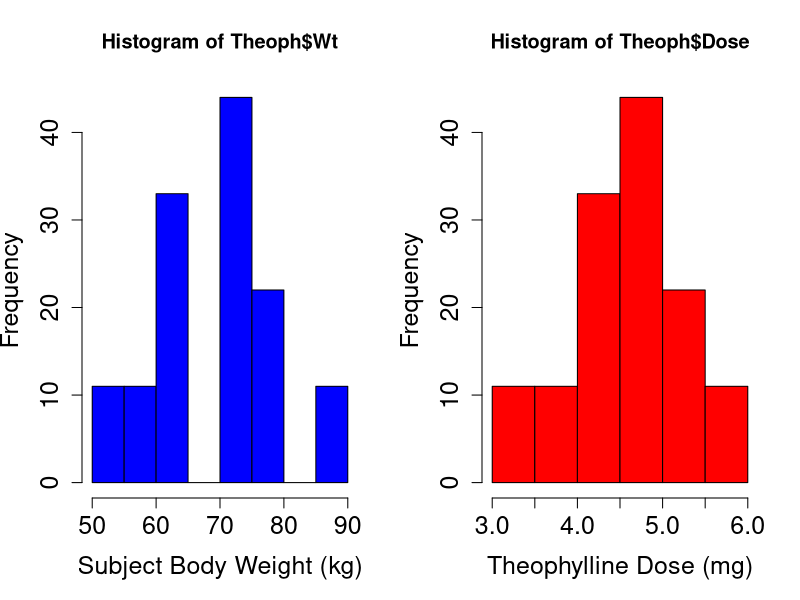
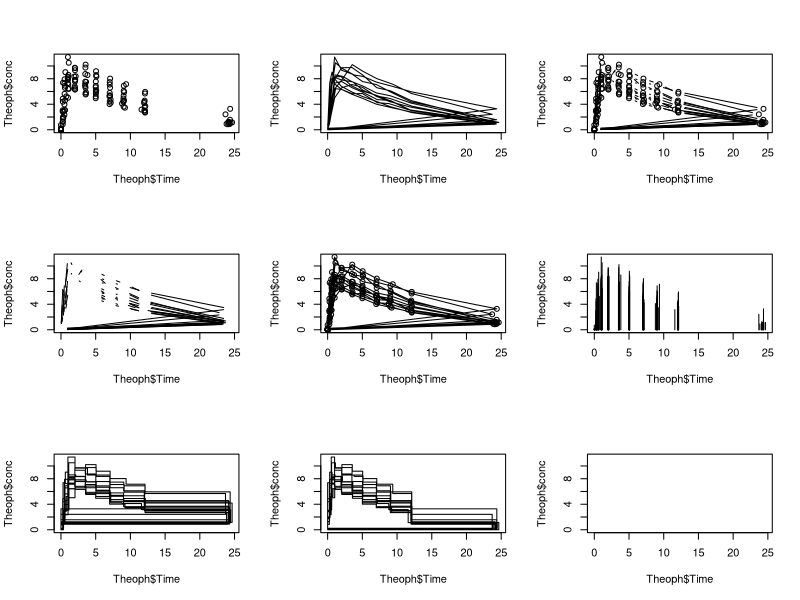
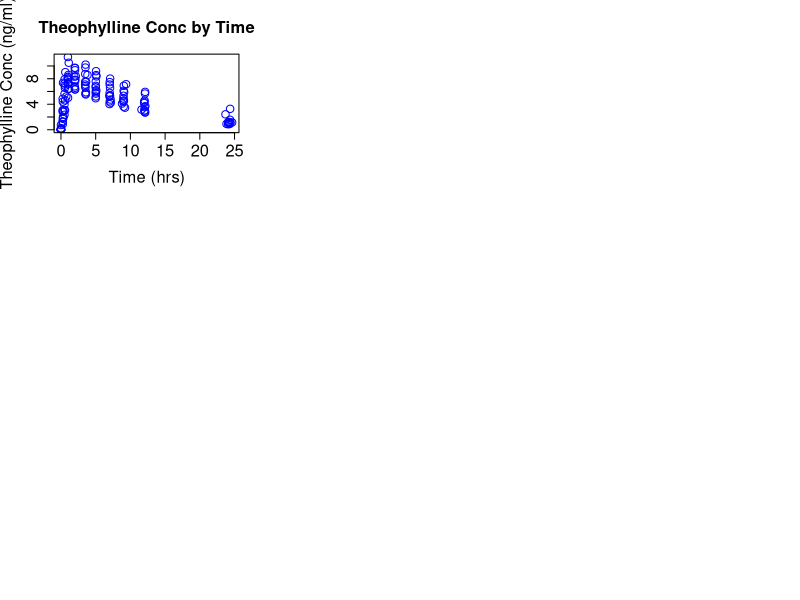

Source code (R) for these figures, in order:


ls(package:datasets)
head(Theoph)
tail(Theoph)
nrow(Theoph)
ncol(Theoph)
names(Theoph)
Theoph[51,]
Theoph[,4]
Theoph[51,2]
attach(Theoph)
detach(Theoph)
Theoph$Time
Theoph[Theoph$Time<3,]
nrow(Theoph[Theoph$Time<3,])
Theoph[Theoph$Time==0,]
nrow(Theoph[Theoph$Time==0,])
Theoph[Theoph$Wt > 40 & Theoph$Wt < 60,]
mean(Theoph$Wt)
median(Theoph$Wt)
var(Theoph$Wt)
sd(Theoph$Wt)

par(mfrow=c(1,2))
hist(Theoph$Wt, cex=1.5, xlab="Subject Body Weight (kg)", cex.lab=1.5, cex.axis=1.5, col="blue")
hist(Theoph$Dose, cex=1.5, xlab="Theophylline Dose (mg)", cex.lab=1.5, cex.axis=1.5, col="red")

par(mfrow=c(3,3))
plot(Theoph$Time, Theoph$conc, type = "p")
plot(Theoph$Time, Theoph$conc, type = "l")
plot(Theoph$Time, Theoph$conc, type = "b")
plot(Theoph$Time, Theoph$conc, type = "c")
plot(Theoph$Time, Theoph$conc, type = "o")
plot(Theoph$Time, Theoph$conc, type = "h")
plot(Theoph$Time, Theoph$conc, type = "s")
plot(Theoph$Time, Theoph$conc, type = "S")
plot(Theoph$Time, Theoph$conc, type = "n")

plot(Theoph$Time, Theoph$conc, type = "p", cex=1.5, cex.lab=1.5, cex.axis=1.5, col="blue", xlab = "Time (hrs)", ylab="Theophylline Conc (ng/ml)", main = "Theophylline Conc by Time", cex.main=1.5)
?plot
